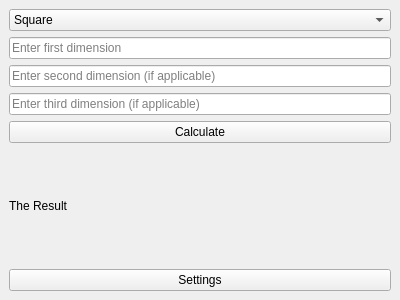
<?xml version="1.0" encoding="UTF-8"?>
<ui version="4.0">
 <class>MainWindow</class>
 <widget class="QMainWindow" name="MainWindow">
  <property name="geometry">
   <rect>
    <x>0</x>
    <y>0</y>
    <width>400</width>
    <height>300</height>
   </rect>
  </property>
  <property name="windowTitle">
   <string>Area Calculator</string>
  </property>
  <widget class="QWidget" name="centralwidget">
   <layout class="QVBoxLayout" name="verticalLayout">
    <item>
     <widget class="QComboBox" name="shapeComboBox">
      <item>
       <property name="text">
        <string>Square</string>
       </property>
      </item>
      <item>
       <property name="text">
        <string>Rectangle</string>
       </property>
      </item>
      <item>
       <property name="text">
        <string>Circle</string>
       </property>
      </item>
      <item>
       <property name="text">
        <string>Triangle</string>
       </property>
      </item>
      <item>
       <property name="text">
        <string>Trapezoid</string>
       </property>
      </item>
     </widget>
    </item>
    <item>
     <widget class="QLineEdit" name="lineEdit1">
      <property name="placeholderText">
       <string>Enter first dimension</string>
      </property>
     </widget>
    </item>
    <item>
     <widget class="QLineEdit" name="lineEdit2">
      <property name="placeholderText">
       <string>Enter second dimension (if applicable)</string>
      </property>
     </widget>
    </item>
    <item>
     <widget class="QLineEdit" name="lineEdit3">
      <property name="placeholderText">
       <string>Enter third dimension (if applicable)</string>
      </property>
     </widget>
    </item>
    <item>
     <widget class="QPushButton" name="calculateButton">
      <property name="text">
       <string>Calculate</string>
      </property>
     </widget>
    </item>
    <item>
     <widget class="QLabel" name="resultLabel">
      <property name="text">
       <string>The Result </string>
      </property>
     </widget>
    </item>
    <item>
     <widget class="QPushButton" name="settingsButton">
      <property name="text">
       <string>Settings</string>
      </property>
     </widget>
    </item>
   </layout>
  </widget>
 </widget>
 <resources/>
 <connections/>
</ui>
